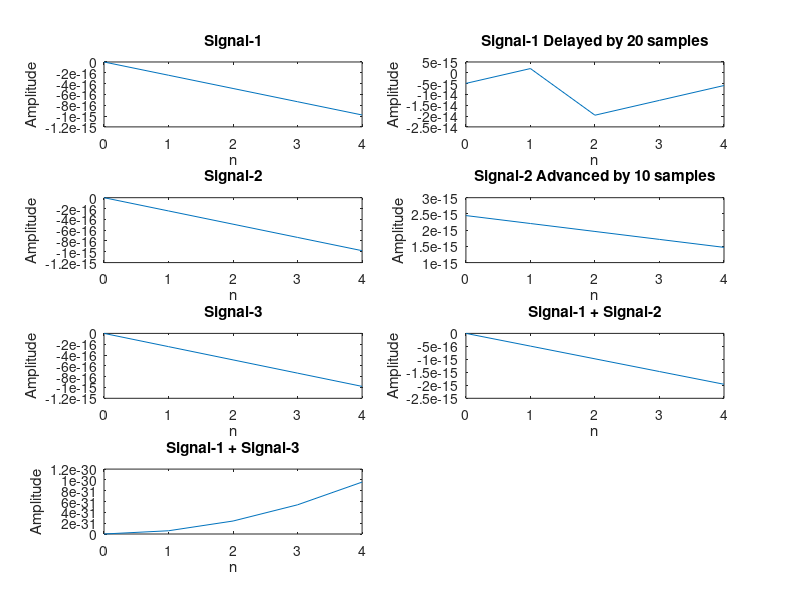

MATLAB code to generate this figure:
clc;
close all;
disp('Signal Manipulation');
N = input('Enter the total number of samples: ');
f1 = input('Enter the frequency of first signal: ');
f2 = input('Enter the frequency of second signal: ');
f3 = input('Enter the frequency of third signal: ');
fs = input('Enter the sampling frequency: ');

n = (0:N-1);
y1=sin(2*pi*(f1/fs)*n);
y2=sin(2*pi*(f2/fs)*n);
y3=sin(2*pi*(f3/fs)*n);

subplot(4,2,1);
plot(n,y1);
title('Signal-1');
xlabel('n');
ylabel('Amplitude');


subplot(4,2,3);
plot(n,y2);
title('Signal-2');
xlabel('n');
ylabel('Amplitude');

subplot(4,2,5);
plot(n,y3);
title('Signal-3');
xlabel('n');
ylabel('Amplitude');

nd =(20:N-1+20);
y1d = sin(2*pi*(f1/fs)*nd);
subplot(4,2,2);
plot(n,y1d);
title('Signal-1 Delayed by 20 samples');
xlabel('n');
ylabel('Amplitude');

na = (-10:N-1-10);
y2a = sin(2*pi*(f2/fs)*na);
subplot(4,2,4);
plot(n,y2a);
title('Signal-2 Advanced by 10 samples');
xlabel('n');
ylabel('Amplitude');

y4=y1+y2;
subplot(4,2,6);
plot(n,y4);
title('Signal-1 + Signal-2');
xlabel('n');
ylabel('Amplitude');


y5=y1.*y3;
subplot(4,2,7);
plot(n,y5);
title('Signal-1 + Signal-3');
xlabel('n');
ylabel('Amplitude');
